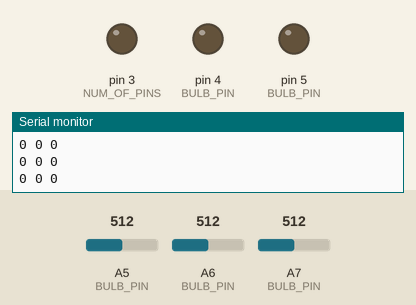
Simulated run of this sketch. Board: Arduino Nano, built with avr-gcc and run on an emulated ATmega328P. Shown: output pins drawn as LEDs (lit = HIGH), the last lines printed to the serial monitor. The inputs (shaded band) are chosen by the test bench; at power-on: A5 (BULB_PIN) = 512, A6 (BULB_PIN) = 512, A7 (BULB_PIN) = 512.

Above: at 3.2 s.
3.3 s: A5 (BULB_PIN) set to 544
4.8 s: A5 (BULB_PIN) set to 574
At 5.8 s:
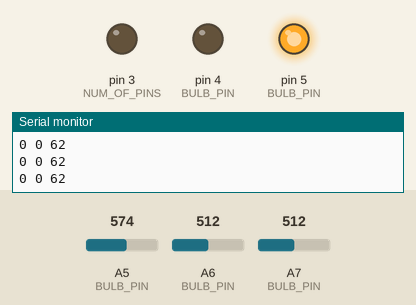
6.3 s: A6 (BULB_PIN) set to 553
7.8 s: A6 (BULB_PIN) set to 572
At 9.0 s:
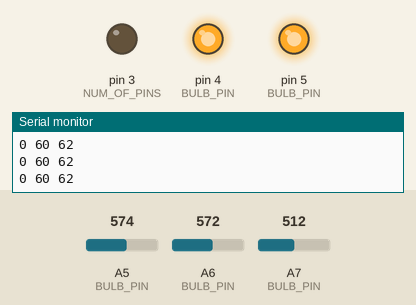
9.3 s: A7 (BULB_PIN) set to 553
10.8 s: A7 (BULB_PIN) set to 570
At 11.3 s:
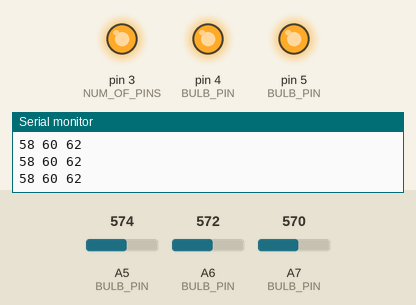
Timing chart, 0 to 13.3 s (numbered marks = the images above; inputs shaded):
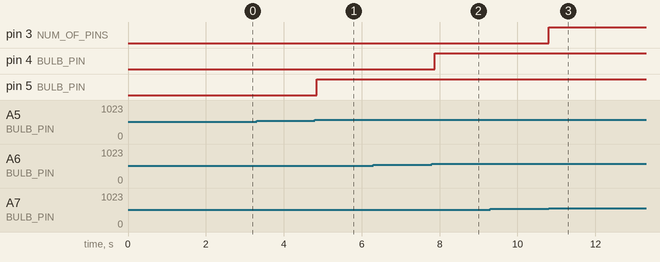

Measured:
- the behaviour switches between 562 and 563 on A5 (BULB_PIN) (found by bisection; images 0 and 1)
- the behaviour switches between 562 and 563 on A6 (BULB_PIN) (found by bisection; images 1 and 2)
- the behaviour switches between 562 and 563 on A7 (BULB_PIN) (found by bisection; images 2 and 3)
- after the input at 4.8 s, pin 5 (BULB_PIN): LOW → HIGH at once
- after the input at 7.8 s, pin 4 (BULB_PIN): LOW → HIGH after 0.07 s
- after the input at 10.8 s, pin 3 (NUM_OF_PINS): LOW → HIGH at once

The sketch:

Sensor_Piano.ino
```cpp
#define NOTE_A4 880
#define NOTE_B4 988
#define NOTE_C5 1046
#define NOTE_D5 1174
#define NOTE_E5 1244
#define NOTE_F5 1318
#define NOTE_G5 1397
#define NOTE_H5 1568
#define NOTE_A5 1760

#define bulb1 3
#define bulb2 4
#define bulb3 5
#define bulb4 6
#define bulb5 7
#define bulb6 8
#define rec1 A7
#define rec2 A6
#define rec3 A5
#define rec4 A4
#define rec5 A3
#define rec6 A2
const int NUMINPUT = 100, SENSITIVITY = 50,  NUM_OF_PINS = 3;
long ZERO [NUM_OF_PINS] = {0};
int BULB_PIN [6] = {bulb1, bulb2, bulb3, bulb4, bulb5, bulb6},
REC_PIN [6]= {rec1, rec2, rec3, rec4, rec5, rec6};


void setup() {
  for (int i = 0; i < NUM_OF_PINS; i++){
    pinMode (REC_PIN [i], INPUT);
    pinMode(BULB_PIN [i], OUTPUT);
  }

  Serial.begin(9600);
  delay (500);
  for (int i = 0;   i < NUM_OF_PINS; i++) {
    long inputVal = 0;
    for (int j = 0; j < NUMINPUT; j++){
        inputVal = analogRead(REC_PIN[i]);
        ZERO[i] += inputVal;
        Serial.println (inputVal); //PRINT
        //delay(10);
      }
      ZERO[i] = (ZERO[i] / NUMINPUT);
      Serial.println (ZERO[i]); //PRINT
  }
}

void loop() {
  int noteIn[NUM_OF_PINS] = {0}, max = 0, maxBulb = 0;
  String sss = "";
  bool bulbOn [NUM_OF_PINS] = {0};

  for (int i = 0;   i < NUM_OF_PINS; i++) {
    noteIn[i] = analogRead(REC_PIN[i]);
    //constrain(noteIn, ZERO[i] , 1023);
    noteIn[i] -= ZERO[i];
    noteIn[i] > SENSITIVITY? digitalWrite (BULB_PIN[i], HIGH): digitalWrite (BULB_PIN[i], LOW);
    //digitalWrite (BULB_PIN[i], LOW);
    if (max < noteIn[i]) {
      max = noteIn;
      bulbOn [maxBulb] = 0;
      bulbOn [i] = 0;
      maxBulb = i;

      };

    sss = sss + String(noteIn[i]) + " ";
  }

  //noteIn[maxBulb] > SENSITIVITY? digitalWrite (BULB_PIN[maxBulb], HIGH): digitalWrite (BULB_PIN[maxBulb], LOW);

  Serial.println (sss);

  delay(100);
}
```
